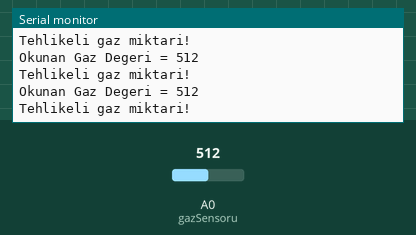
Bench run of a sketch on a simulated Arduino Uno, built with avr-gcc and run on an emulated ATmega328P. On the bench: the last lines printed to the serial monitor. Inputs (shaded band) come from the test bench; at power-on: A0 (gazSensoru) = 512.

Above: at 1.2 s.
1.3 s: A0 (gazSensoru) set to 209
At 2.2 s:
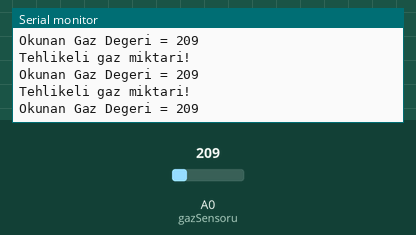
4.3 s: A0 (gazSensoru) set to 191
At 5.3 s:
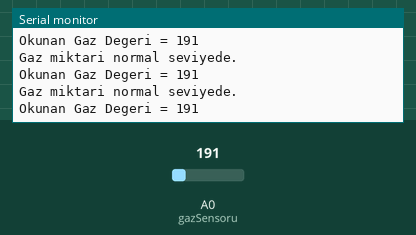
14.9 s: A0 (gazSensoru) set to 108
At 15.8 s:
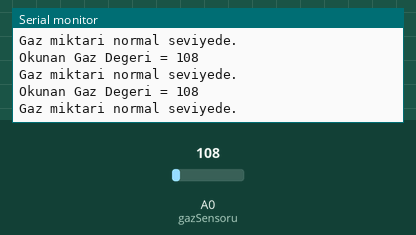
17.9 s: A0 (gazSensoru) set to 89
At 18.9 s:
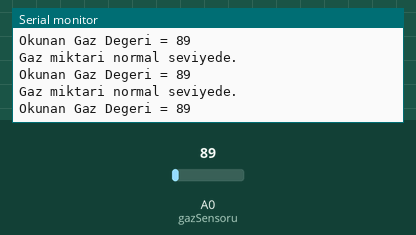
Timing chart, 0 to 20.9 s (numbered marks = the images above; inputs shaded):
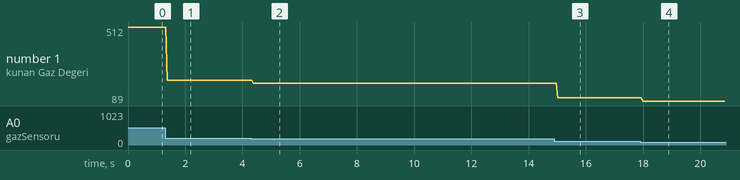

The sketch:

gaz_sensoru.ino
```cpp
int esikDegeri = 200; //Gaz esık degerı
int gazSensoru = A0;
int deger;

void setup()
{
Serial.begin(9600);
}
void loop()
{
  deger = analogRead(gazSensoru);
  Serial.print("Okunan Gaz Degeri = ");
  Serial.println(deger);

  if (deger > esikDegeri) {
    Serial.println("Tehlikeli gaz miktari!");
  } else {
    Serial.println("Gaz miktari normal seviyede.");
  }
}
```

Measured:
- the behaviour switches between 100 and 99 on A0 (gazSensoru) (found by bisection; images 3 and 4)
- after the input at 1.3 s, the serial monitor: prints a new line after 0.08 s (image 1)
- after the input at 4.3 s, the serial monitor: prints a new line after 0.08 s (image 2)
- after the input at 14.9 s, the serial monitor: prints a new line after 0.12 s (image 3)
- after the input at 17.9 s, the serial monitor: prints a new line after 0.10 s (image 4)
- plotted number 1: 512 → 209 after the input at 1.3 s, 209 → 191 after the input at 4.3 s, 191 → 108 after the input at 14.9 s, 108 → 89 after the input at 17.9 s
